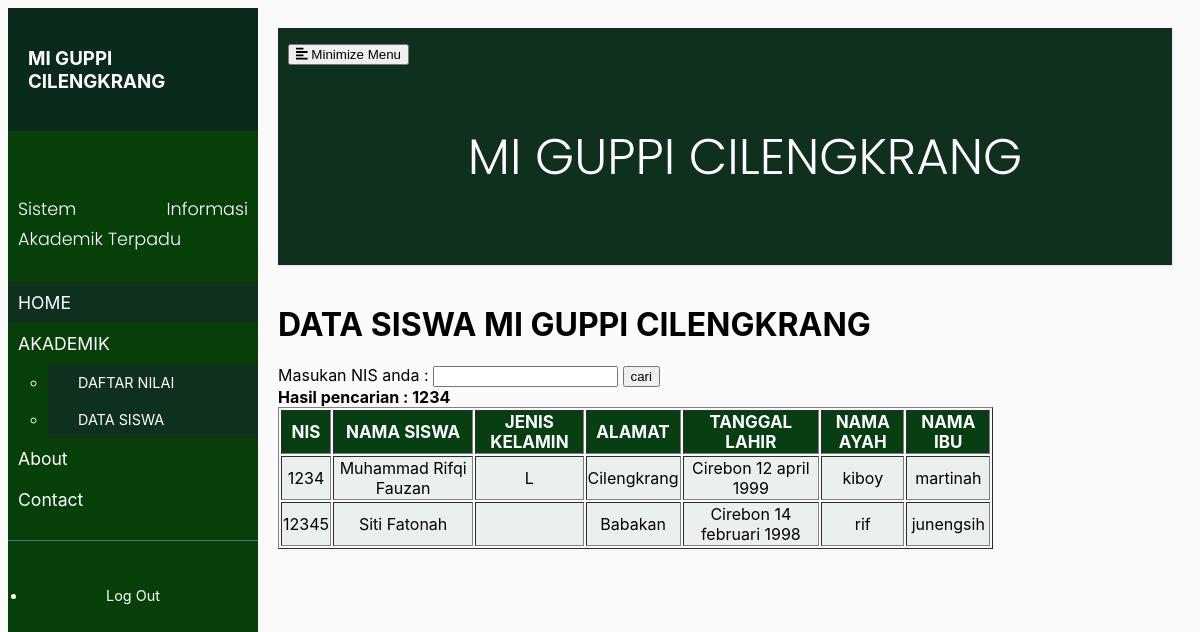
Screenshot of /datasiswa.php?cari=1234 with the database file from the repository.
### tables this page shows
CREATE TABLE `data_siswa` (
  `nis` int(10) NOT NULL,
  `nama_siswa` varchar(50) DEFAULT NULL,
  `jk` varchar(1) DEFAULT NULL,
  `alamat` varchar(60) DEFAULT NULL,
  `ttl` varchar(100) DEFAULT NULL,
  `nama_ayah` varchar(50) DEFAULT NULL,
  `nama_ibu` varchar(50) DEFAULT NULL,
  PRIMARY KEY (`nis`)
);

### datasiswa.php (the view, shortened to what this page needs)
<?php
include("koneksi.php");
?>
<!DOCTYPE html>
<html>
<head>
    <link rel="stylesheet" href="style.css">
</head>
<body>
    <div class="wrapper">
        <nav id="sidebar">
            <div class="sidebar-header">
                <h3>MI GUPPI CILENGKRANG</h3>
            </div>
            <ul class="list-unstyled komponen">
                <p>Sistem Informasi Akademik Terpadu</p>
                <li class="active">
                    <a href="index.php" >HOME</a>
                </li>
                <li>
                    <a href="#" data-toggle="collapse" aria-expanded="false" class="dropdown-toggle">AKADEMIK</a>
                    <ul class="collapse list-unstyled" id="pageSubmenu">
                        <li>
                            <a href="akademik.php">DAFTAR NILAI</a>
                        </li>
                        <li>
                            <a href="datasiswa.php">DATA SISWA</a>
                        </li>
                    </ul>
                </li>
                <li>
                    <a href="about.html">About</a>
                </li>
                <li>
                <a href="contact.php">Contact</a>
                </li>
            </ul>
            <ul class="list-unstyled sdbawah">
                <li>
                    <a href="login.php" class="download">Log Out</a>
                </li>
            </ul>
        </nav>
        <div id="content">
            <nav class="navbar navbar-expand-lg navbar-light bg-light">
                <div class="container-fluid">
                    <button type="button" id="sidebarCollapse" class="btn btn-info">
                        <i class="fas fa-align-left"></i>
                        <span>Minimize Menu</span>
                    </button>
                    <div class="collapse navbar-collapse" id="navbarSupportedContent">
                        <ul class="judul">
                            <p>MI GUPPI CILENGKRANG</p>
                        </ul>
                    </div>
                </div>
            </nav>
            <h1>DATA SISWA MI GUPPI CILENGKRANG</h1>
<form action="datasiswa.php" method="get">
<label>Masukan NIS anda :</label>
<input type="text" name="cari">
<input type="submit" value="cari">
</form>
<?php
if(isset($_GET['cari'])){
$cari = $_GET['cari'];
echo "<b>Hasil pencarian : ".$cari."</b>";
}
?>
<table width='80%' border=1>
<thead><th>NIS</th> <th>NAMA SISWA</th> <th>JENIS KELAMIN</th> <th>ALAMAT</th><th>TANGGAL LAHIR</th><th>NAMA AYAH</th><th>NAMA IBU</th></thead>
<?php
    if(isset($_GET['cari'])){
        $cari = $_GET['cari'];
        $result = mysqli_query($conn,"select * from data_siswa where nis like '%".$cari."%'");
    }else{
        $result = mysqli_query($conn, "SELECT * FROM data_siswa ORDER BY nis DESC");
 }
while($user_data = mysqli_fetch_array($result)){
    ?>
<tr>
    <td><?php echo $user_data['nis'];?></td>
    <td><?php echo $user_data['nama_siswa'];?></td>
    <td><?php echo $user_data['jk'];?></td>
    <td><?php echo $user_data['alamat'];?></td>
    <td><?php echo $user_data['ttl'];?></td>
    <td><?php echo $user_data['nama_ayah'];?></td>
    <td><?php echo $user_data['nama_ibu'];?></td>
<?php } ?>
</table>
        </div>
    </div>
</body>
</html>

### style.css (style rules this page uses)
body { font-family: Impact, Haettenschweiler, 'Arial Narrow Bold', sans-serif; background: #fafafa; }
p { font-family: 'Poppins', sans-serif; font-size: 1.1em; font-weight: 300; line-height: 1.7em; color: rgb(12, 11, 11); text-align: justify; }
.judul p { color: white; text-align: center; font-size: 50px; }
table { text-align: center; }
table th { background:#073f13; }
table td { background: rgb(234, 240, 237); }
thead th { color: white; font-size: 17px; }
a, a:hover, a:focus { color: inherit; text-decoration: none; transition: all 0.3s; }
.navbar { padding: 15px 10px; background: #0f301c; border:1px; border-radius: 0; margin-bottom: 40px; box-shadow: 1px 1px 3px rgba(0, 0, 0, 0.1); }
.wrapper { display: flex; width: 100%; align-items: stretch; font-family: -apple-system, BlinkMacSystemFont, 'Segoe UI', Roboto, Oxygen, Ubuntu, Cantarell, 'Open Sans', 'Helvetica Neue', sans-serif; }
#sidebar { min-width: 250px; max-width: 250px; background: #073f09; color: #fff; transition: all 0.3s; }
#sidebar .sidebar-header { padding: 20px; background: #0a2b1b; }
#sidebar ul.komponen { padding: 20px 0; border-bottom: 1px solid #47748b; }
#sidebar ul p { color: #fff; padding: 10px; }
#sidebar ul li a { padding: 10px; font-size: 1.1em; display: block; }
#sidebar ul li.active>a, a[aria-expanded="true"] { color: #fff; background: #0f301c; }
a[data-toggle="collapse"] { position: relative; }
.dropdown-toggle::after { display: block; position: absolute; top: 50%; right: 20px; transform: translateY(-50%); }
ul ul a { font-size: 0.9em !important; padding-left: 30px !important; background: #0f301c; }
ul.sdbawah { padding: 20px; }
ul.sdbawah a { text-align: center; font-size: 0.9em !important; display: block; border-radius: 5px; margin-bottom: 5px; }
body { font-family: sans-serif; }
#content { width: 100%; padding: 20px; min-height: 100vh; transition: all 0.3s; }

### rows the page displays
data_siswa: nis "1234", nama_siswa "Muhammad Rifqi Fauzan", jk "L", alamat "Cilengkrang", ttl "Cirebon 12 april 1999", nama_ayah "kiboy", nama_ibu "martinah"
data_siswa: nis "12345", nama_siswa "Siti Fatonah", alamat "Babakan", ttl "Cirebon 14 februari 1998", nama_ayah "rif", nama_ibu "junengsih"

### other values shown
$cari "1234"
